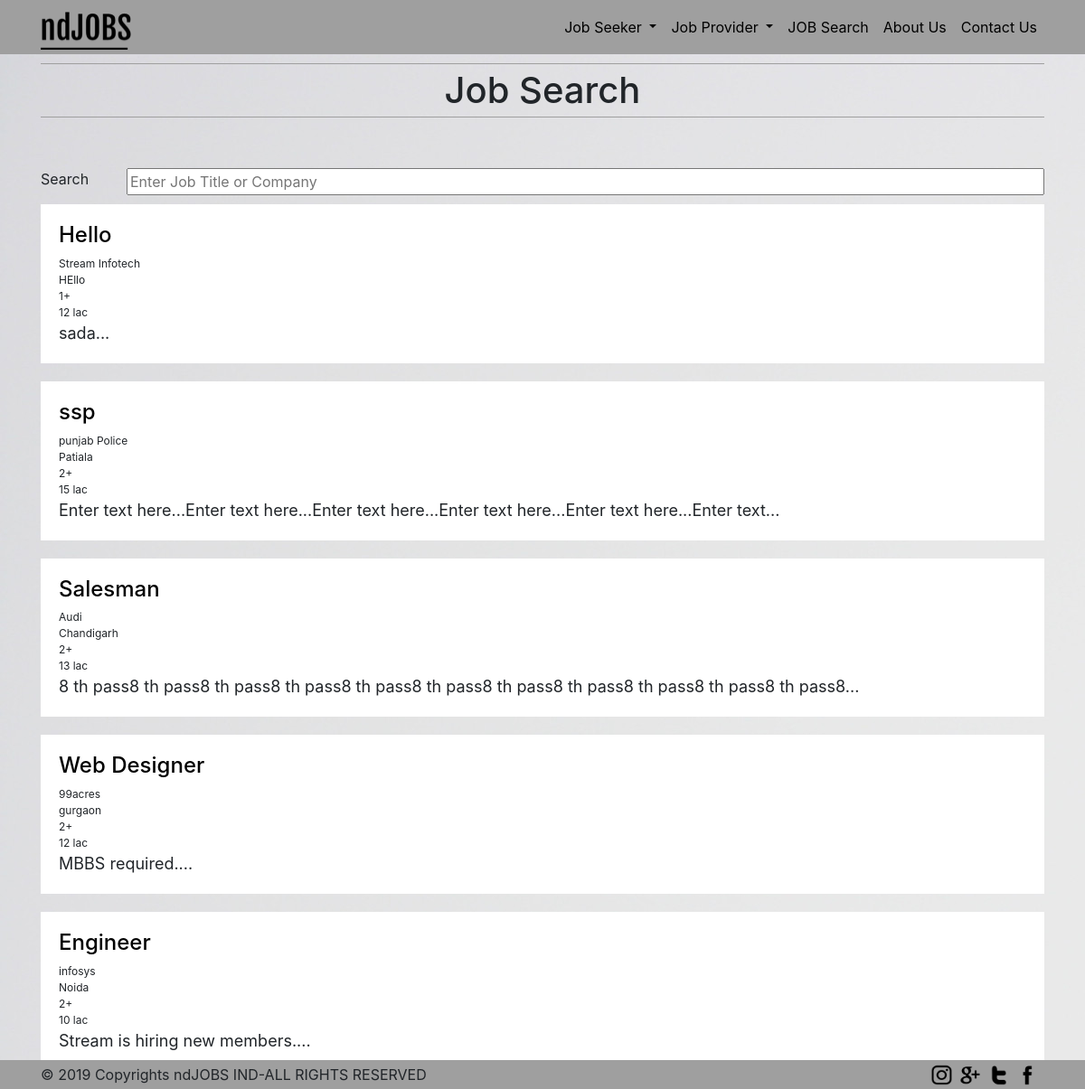
Page /jobsearch.php on the earlier database version.
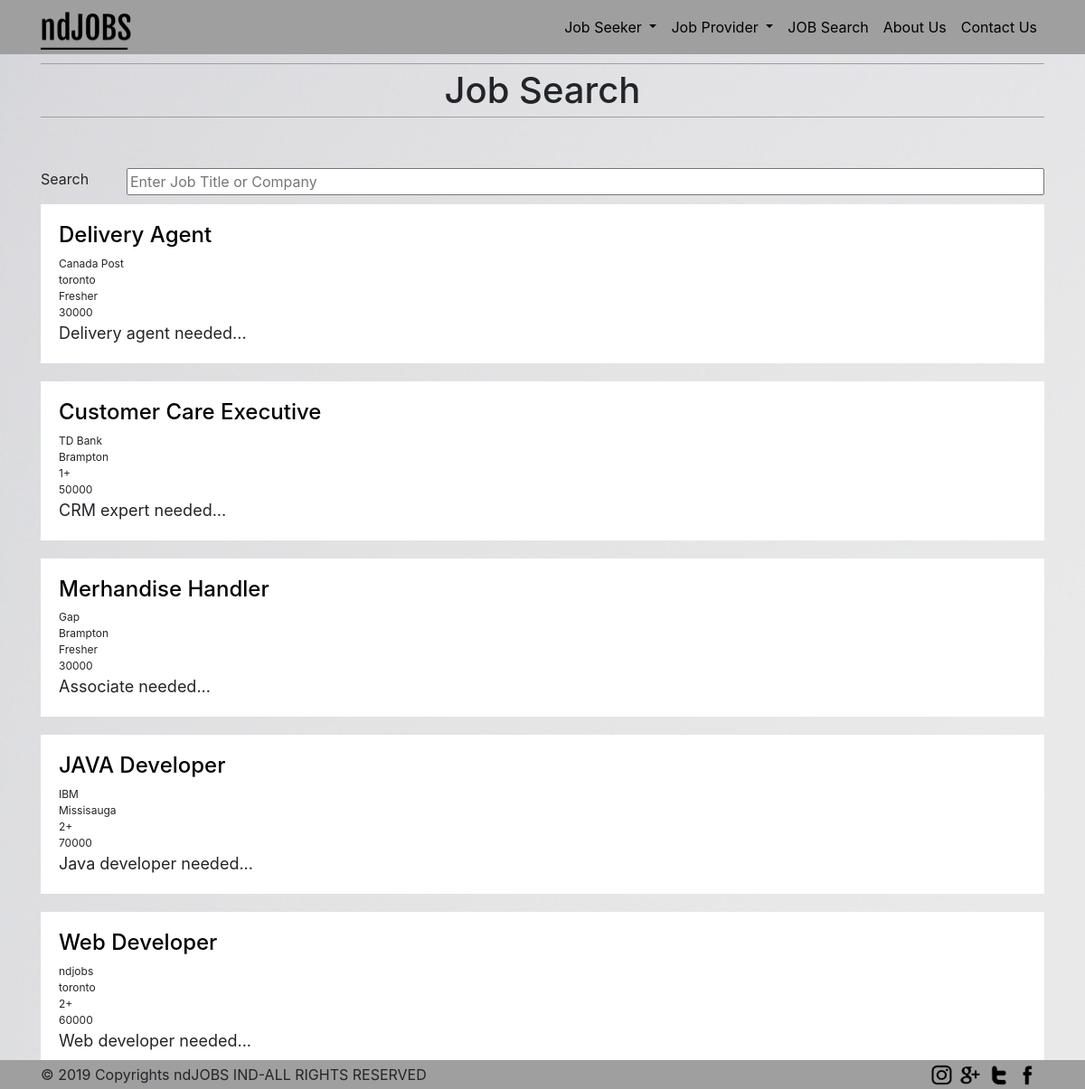
Same page on the later database version.
### tables this page shows
CREATE TABLE `jobs` (
  `email` varchar(255) NOT NULL,
  `jobid` bigint(10) NOT NULL,
  `title` varchar(255) NOT NULL,
  `company` varchar(255) NOT NULL,
  `location` varchar(255) NOT NULL,
  `yoe` varchar(255) NOT NULL,
  `salary` varchar(255) NOT NULL,
  `description` longtext NOT NULL,
  `keywords` longtext NOT NULL
);

### jobsearch.php (the view, shortened to what this page needs)
<?php
$cn=@mysqli_connect('localhost','root','','ndjobs');
?>
<!DOCTYPE html>
<html>
<head>
<link rel="stylesheet" href="https://maxcdn.bootstrapcdn.com/bootstrap/4.3.1/css/bootstrap.min.css">
	<link rel="stylesheet" href="style.css">
</head>
<body>
<div class="main">
<div id="header">
<div class="container">
<div class="row">
<div class="col-xl-12">
<nav class="navbar navbar-expand-lg navbar-light bg-light ">
<?php
if (isset($_SESSION['seekeremail']))
{
  echo '<a class="navbar-brand" href="homeseeker.php">';
}
else if(isset($_SESSION['provideremail']))
{
  echo '<a class="navbar-brand" href="homeprovider.php">';
}
else
{
  echo '<a class="navbar-brand" href="index.php">';
}
?>
<img src="images/logo.png" width="100px"  height="50px"></a>
<div class="collapse navbar-collapse" id="navbarSupportedContent">
<ul class="navbar-nav">
  <?php
  if (isset($_SESSION['seekeremail']))
    {
      echo '<li class="nav-item">
<a class="nav-link" href="homeseeker.php">Home</a>
</li>
<li class="nav-item">
<a class="nav-link" href="profileseeker.php">My Profile</a>
</li>
<li class="nav-item">
<a class="nav-link" href="jobsearch.php">JOB Search</a>
</li>
<li class="nav-item">
<a class="nav-link" href="aboutus.php">About Us</a>
</li>
<li class="nav-item">
<a class="nav-link" href="contactus.php">Contact Us</a>
</li>
<li class="nav-item">
<a class="nav-link" href="logoutseeker.php">Log Out</a>
</li>';
    }
    else
    {
      echo '<li class="nav-item dropdown">
      <a class="nav-link dropdown-toggle" href="#" id="navbardrop" data-toggle="dropdown">
        Job Seeker
      </a>
      <div class="dropdown-menu">
<a class="nav-link" href="regseeker.php">Register</a>
<a class="nav-link" href="loginseeker.php">Login</a>
      </div>
    </li>
<li class="nav-item dropdown">
      <a class="nav-link dropdown-toggle" href="#" id="navbardrop" data-toggle="dropdown">
        Job Provider
      </a>
      <div class="dropdown-menu">
<a class="nav-link" href="regprovider.php">Register</a>
<a class="nav-link" href="loginprovider.php">Login</a>
      </div>
    </li>
<li class="nav-item">
<a class="nav-link" href="jobsearch.php">JOB Search</a>
</li>
<li class="nav-item">
<a class="nav-link" href="aboutus.php">About Us</a>
</li>
<li class="nav-item">
<a class="nav-link" href="contactus.php">Contact Us</a>
</li>';
    }
?>
</ul>
</div>
</nav>
</div>
</div>
</div>
</div>
<div class="heading">
<div class="container">
<div class="row">
<div class="col-xl-12 heading">
<h1>Job Search</h1><br><br>
</div>
</div>
</div>
</div>
<div class="container">
<div class="searchbar">
<div class="row">
<div class="col-xl-1">
<p>Search</p>
</div>
<div class="col-xl-11">
<input class="search" type="text" name="" value="" placeholder="Enter Job Title or Company">
</div>
</div>
</div>
</div>
<?php
    $select1="select * from jobs order by jobid desc";
	$query1=@mysqli_query($cn,$select1);
	$tbrw=@mysqli_num_rows($query1);
	if($tbrw>0)
	{
		while ($rowdata=@mysqli_fetch_array($query1))
	{
?>
<div class="container">
<div class="jobs">
<div class="row">
<div class="col-xl-12">
    <h4><a href="viewjob.php?jobid=<?php echo $rowdata['jobid'];?>"><?php echo $rowdata['title']?></a></h4>
	<p><?php echo $rowdata['company']?></p>
    <p><?php echo $rowdata['location']?></p>
	<p><?php echo $rowdata['yoe']?></p>
	<p><?php echo $rowdata['salary']?></p>
	<p1><?php echo substr($rowdata['description'],0,100);?>...</p1>
</div>
</div>
</div>
</div>
<?php
	}
    }
?>
<div id="footer">
<div class="container">
<div class="row">
<div class="col-xl-8">
<p>&copy; 2019 Copyrights ndJOBS IND-ALL RIGHTS RESERVED</p>
</div>
<div class="col-xl-4">
<img src="images/facebook.png">
<img src="images/twitter.png">
<img src="images/googleplus.png">
<img src="images/instagram.png">
</div>
</div>
</div>
</div>
</div>
</body>
</html>

### style.css (style rules this page uses)
body { float:left;width:100%;background-image: url("images/bg.jpg"); }
#header { float:left;width:100%;background-color:#9F9F9F; }
#header ul li a { color:black;border-bottom:1px solid transparent; }
#header img { float:left;padding-top: 8px; }
.navbar { background-color:transparent !important;padding:0px; }
.heading { width:100%;float:left; }
h1 { text-align:center;border-top:1px solid #9F9F9F;border-bottom: 1px solid #9F9F9F;padding-top:5px;padding-bottom:5px;margin-top:10px; }
.jobs { width: 100%;float: left;background-color: white;margin-bottom:20px;padding:20px; }
.jobs p { font-size: 12px; margin-bottom: 0px; }
.jobs p1 { font-size: 18px;height:5px; }
.jobs a { color: black; }
.searchbar { width: 100%;float: left; }
.searchbar input[type=text] { width:100%; }
#footer { position:fixed;left:0;bottom:0;float:left;width:100%;background-color:#9F9F9F; }
#footer p { margin-top:4px;margin-bottom:0px; }
#footer img { float:right;display:inline;width:7%;margin-right:7px;padding-bottom:4px;padding-top:4px; }

Differences in the rows shown:
removed jobs: title "Hello", company "Stream Infotech", location "HEllo", yoe "1+", salary "12 lac", description "sada"
removed jobs: title "ssp", company "punjab Police", location "Patiala", yoe "2+", salary "15 lac", description "Enter text here...Enter text here...Enter text here...Enter text here...Enter text here...Enter text"
removed jobs: title "Salesman", company "Audi", location "Chandigarh", yoe "2+", salary "13 lac", description "8 th pass8 th pass8 th pass8 th pass8 th pass8 th pass8 th pass8 th pass8 th pass8 th pass8 th pass8"
removed jobs: title "Web Designer", company "99acres", location "gurgaon", yoe "2+", salary "12 lac", description "MBBS required."
removed jobs: title "Engineer", company "infosys", location "Noida", yoe "2+", salary "10 lac", description "Stream is hiring new members."
added jobs: title "Delivery Agent", company "Canada Post", location "toronto", yoe "Fresher", salary "30000", description "Delivery agent needed"
added jobs: title "Customer Care Executive", company "TD Bank", location "Brampton", yoe "1+", salary "50000", description "CRM expert needed"
added jobs: title "Merhandise Handler", company "Gap", location "Brampton", yoe "Fresher", salary "30000", description "Associate needed"
added jobs: title "JAVA Developer", company "IBM", location "Missisauga", yoe "2+", salary "70000", description "Java developer needed"
added jobs: title "Web Developer", company "ndjobs", location "toronto", yoe "2+", salary "60000", description "Web developer needed"
